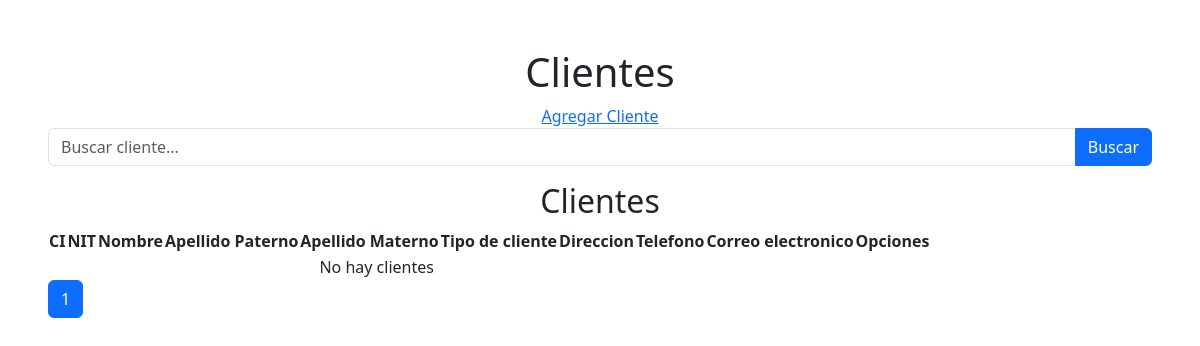
The page /clientes/clientes/index_cliente/ on the database as committed earlier.
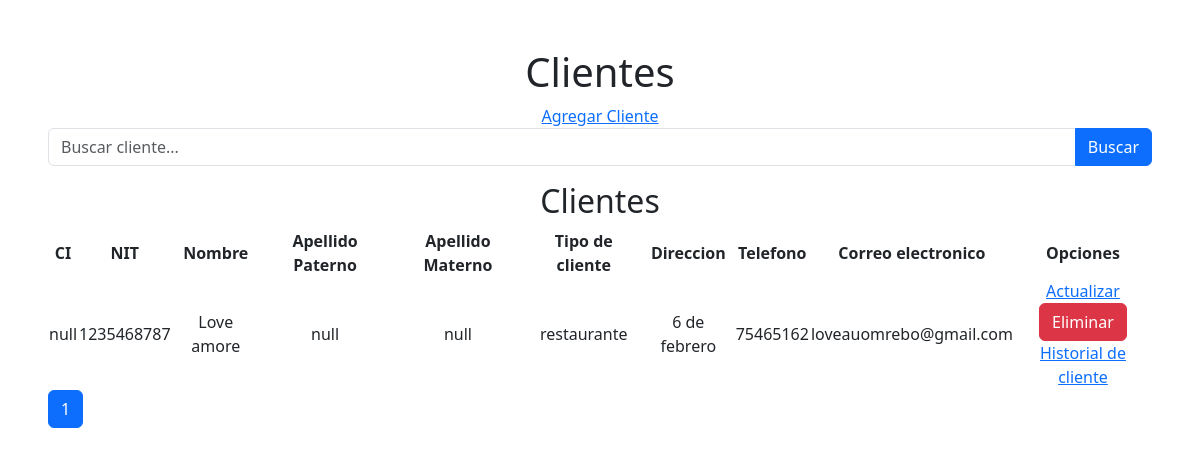
The same page on the database as committed later.
### apps/clientes/models.py (models this page shows, shortened)
class Clientes(models.Model):
    TIPO_CLIENTE_CHOICES = [
        ('minorista', 'Minorista'),
        ('mayorista', 'Mayorista'),
        ('restaurante', 'Restaurante'),
        ('bar', 'Bar'),
    ]
    ci = models.CharField(max_length=20, null=True)
    nit = models.CharField(max_length=20, null=True)
    tipo_cliente = models.CharField(max_length=20, choices=TIPO_CLIENTE_CHOICES)
    nombre = models.CharField(max_length=50)
    apellido1 = models.CharField(max_length=50, null=True)
    apellido2 = models.CharField(max_length=50, null=True)
    direccion = models.CharField(max_length=200, null=True)
    telefono = models.CharField(max_length=30)
    email = models.EmailField()
    class Meta:
        verbose_name_plural = "Clientes"

### apps/clientes/views.py (the view, shortened to what this page needs)
# urls.py: path('clientes/index_cliente/', views.index_cliente, name='index_cliente'),
def index_cliente(request):
    query = request.GET.get('search', '')
    lista_clientes = Clientes.objects.all().order_by("nombre")
    paginacion = Paginator(lista_clientes, 10)
    numero_pagina = request.GET.get('page')
    clientes = paginacion.get_page(numero_pagina)
    context = {
        "clientes": clientes
    }
    return render (request, "clientes/index_cliente.html", context)

### templates/clientes/index_cliente.html (shortened to what this page needs)
{% extends 'base.html' %}
{% block content %}
<div class="p-5 text-center">
    <h1>Clientes</h1>
    <a href="{% url 'clientes:crear_cliente' %}">Agregar Cliente</a>
    <form method="get" class="mb-3">
        <div class="input-group">
            <input
                type="text"
                name="search"
                class="form-control"
                placeholder="Buscar cliente..."
                value="{{ query }}"
            >
            <button class="btn btn-primary" type="submit">
                Buscar
            </button>
        </div>
    </form>
    <h2>Clientes</h2>
    <table>
        <thead>
            <tr>
                <th>CI</th>
                <th>NIT</th>
                <th>Nombre</th>
                <th>Apellido Paterno</th>
                <th>Apellido Materno</th>
                <th>Tipo de cliente</th>
                <th>Direccion</th>
                <th>Telefono</th>
                <th>Correo electronico</th>
                <th>Opciones</th>
            </tr>
        </thead>
        <tbody>
            {% for cliente in clientes %}
            <tr>
                <td>{{ cliente.ci }}</td>
                <td>{{ cliente.nit }}</td>
                <td>{{ cliente.nombre }}</td>
                <td>{{ cliente.apellido1 }}</td>
                <td>{{ cliente.apellido2}}</td>
                <td>{{ cliente.tipo_cliente }}</td>
                <td>{{ cliente.direccion }}</td>
                <td>{{ cliente.telefono }}</td>
                <td>{{ cliente.email }}</td>
                <td>
                    <a href="{% url 'clientes:editar_cliente' cliente.id %}">Actualizar</a>
                    <form method="post" action="{% url 'clientes:eliminar_cliente' cliente.id %}"
                        onsubmit="return confirm('¿Seguro que deseas eliminar este registro?');">
                        <button type="submit" class="btn btn-danger">
                            Eliminar
                        </button>
                    </form>
                    <a href="#">Historial de cliente</a>
                </td>
            </tr>
            {% empty %}
            <tr><td colspan="8">No hay clientes</td></tr>
            {% endfor %}
        </tbody>
    </table>
    <nav>
        <ul class="pagination">
            {% for num in clientes.paginator.page_range %}
                {% if clientes.number == num %}
                    <li class="page-item active">
                        <span class="page-link">{{ num }}</span>
                    </li>
                {% else %}
                    <li class="page-item">
                        <a class="page-link" href="?page={{ num }}">{{ num }}</a>
                    </li>
                {% endif %}
            {% endfor %}
        </ul>
    </nav>
</div>
{% endblock %}

Rows that differ between the two databases and show on the page:
added Clientes: ci "null", nit "1235468787", nombre "Love amore", apellido1 "null", apellido2 "null", tipo_cliente "restaurante", direccion "6 de febrero", telefono "75465162", email "loveauomrebo@gmail.com"
Other text that changed with them:
text no longer shown: "No hay clientes"
